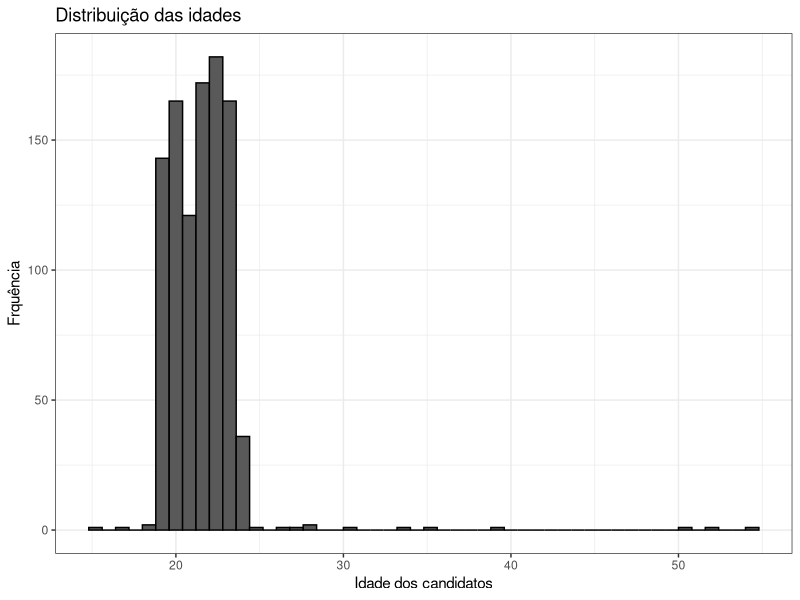
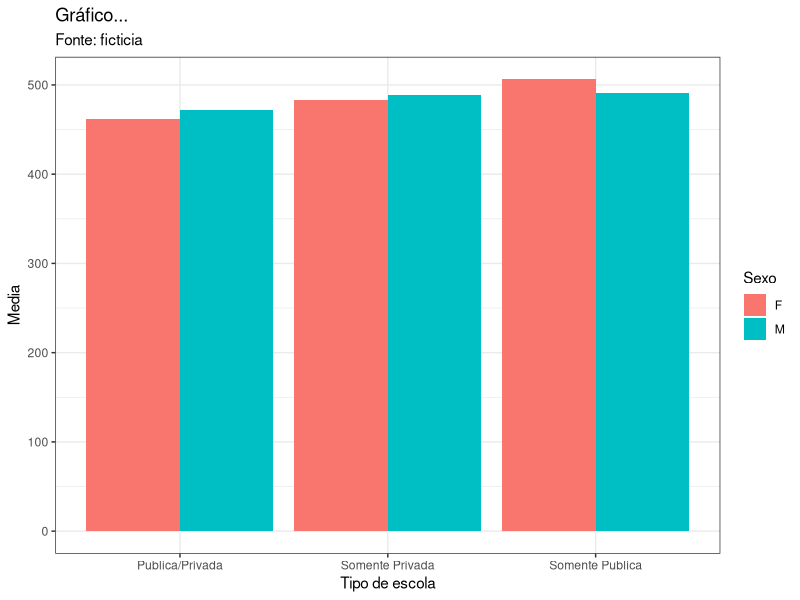
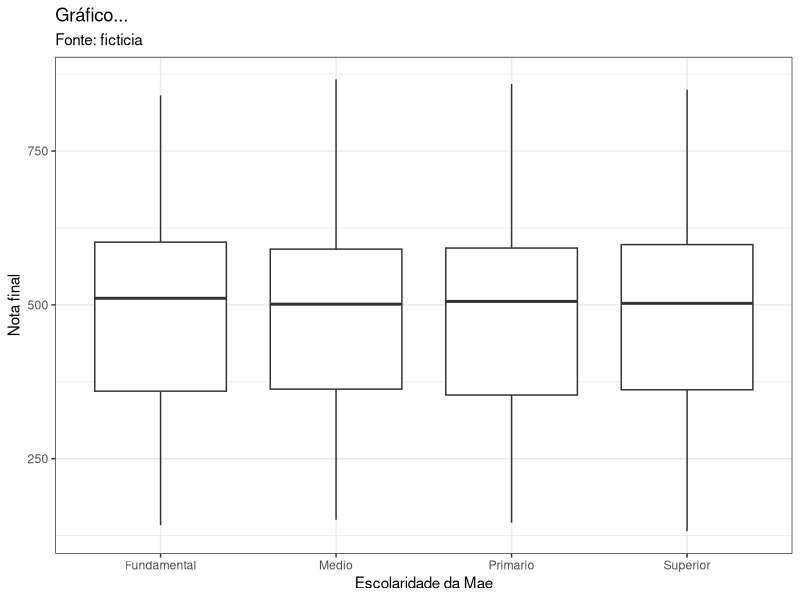
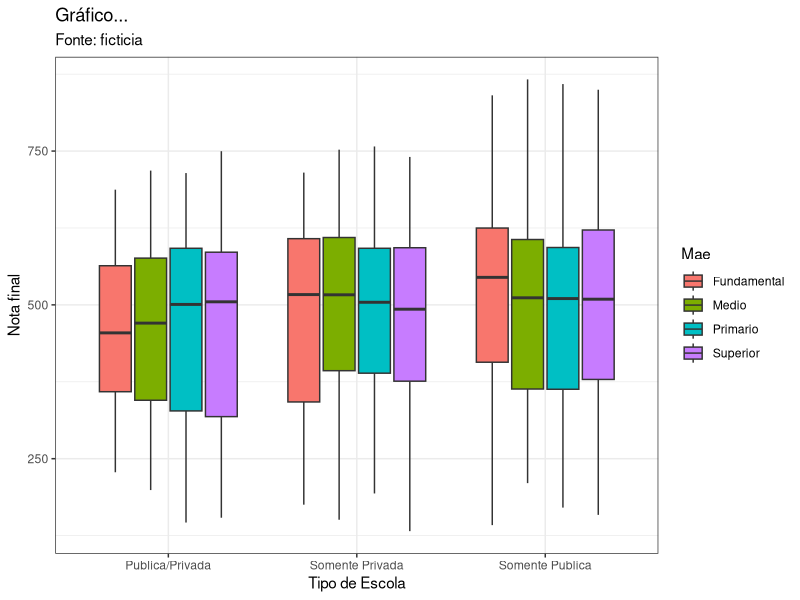
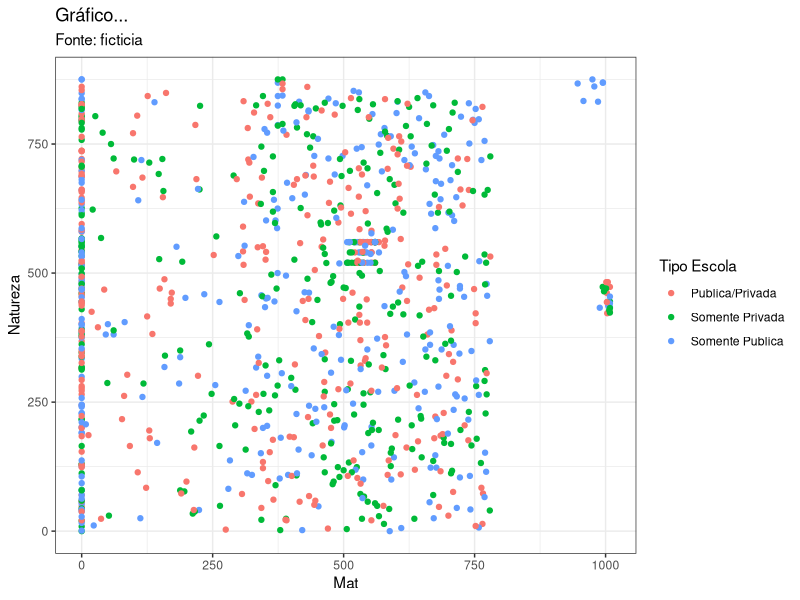

Reproduce these figures in R, in order.
## ---- chunk 1
knitr::opts_chunk$set(echo = TRUE)
knitr::opts_chunk$set(warning = FALSE)

library(tidyverse)
library(tidyr)
library(dplyr)
library(stringr)
library(ggplot2)
library(magrittr)
library(lubridate)
library(readr)
library(readxl)
library(knitr)
## ---- chunk 2
getwd()
enem.original<-read_xlsx("../P2/enem.xlsx", sheet = "Sheet1")
str(enem.original)
## ---- chunk 3
# Sexo
table(enem.original$Sexo)
enem.original$Sexo %<>% str_squish() %>% str_to_title() %>% str_replace_all(pattern = "^.*Ale.*$|^Male$|^Masculino$", replacement = "M")
enem.original$Sexo %<>% str_squish() %>% str_to_title() %>% str_replace_all(pattern = "^Female$|^Mulher$", replacement = "F")

# DataNasc
enem.original$DataNasc <- as.character(enem.original$DataNasc)
enem.original$DataNasc <- ymd(enem.original$DataNasc)
## ---- chunk 4
datadaprova <- ymd("2015-10-20")
enem.original$Age <- interval(enem.original$DataNasc, datadaprova)/dyears(1)
table(is.na(enem.original$Age))
View(enem.original)
str(enem.original)
## ---- chunk 5
descritiva <- function(variavel){
  medidas <- summary(variavel)
  standard.deviation <-sd(variavel)
  return(c(medidas, SD = standard.deviation))
}

descritiva <- descritiva(enem.original$Age)
kable(descritiva, col.names = "valor" , digits = 2, caption = "Teste")
## ---- chunk 6
enem.original %>% ggplot(aes(x = Age)) + geom_histogram(binwidth = 0.8, col = 1) +
  labs(x = "Idade dos candidatos", y = "Frquência", title = "Distribuição das idades") +
  theme_bw()

## ---- chunk 7
# enem.original$FinalGrade <- apply(enem.original[, 4:7], 1, mean)
# or
enem.original <- enem.original %>% mutate(FinalGrade = (NotaCN + NotaCH + NotaLC + NotaMT)/4)

#best students:
enem.original %>% slice_max(FinalGrade, n = 10)
## ---- chunk 8
enem_jovens <- enem.original %>% filter(EstadoCivil == "Solteiro") %>% filter(Age >= 17 & Age <= 24)
## ---- chunk 9
datayoung <- enem_jovens %>% select(c("Sexo", "EscolaEM", "FinalGrade")) %>% group_by(EscolaEM, Sexo) %>% summarise(n = n(), Media = mean(FinalGrade), standard.deviation = sd(FinalGrade))

kable(datayoung, digits = 1, caption = "Tabela")
## ---- chunk 10
datayoung %>% ggplot(aes(x = EscolaEM, y= Media, fill = Sexo)) + geom_bar(stat = "identity", position = "dodge") +
  labs(x = "Tipo de escola", y = "Media", fill = "Sexo", title = "Gráfico...", subtitle = "Fonte: ficticia") +
  theme_bw()
## ---- chunk 11
enem_jovens %>% ggplot(aes(x = InstrMae, y = FinalGrade)) + geom_boxplot() +
  labs(x = "Escolaridade da Mae", y = "Nota final", title = "Gráfico...", subtitle = "Fonte: ficticia") +
  theme_bw()
## ---- chunk 12
enem_jovens %>% ggplot(aes(x = EscolaEM, y = FinalGrade, fill = InstrMae)) + geom_boxplot() +
  labs(x = "Tipo de Escola", y = "Nota final", fill = "Mae", title = "Gráfico...", subtitle = "Fonte: ficticia") +
  theme_bw()
## ---- chunk 13
enem_jovens %>% ggplot(aes(x = NotaMT, y = NotaCN, color = EscolaEM)) + geom_point() +
  labs(x = "Mat", y = "Natureza", color = "Tipo Escola", title = "Gráfico...", subtitle = "Fonte: ficticia") +
  theme_bw()
